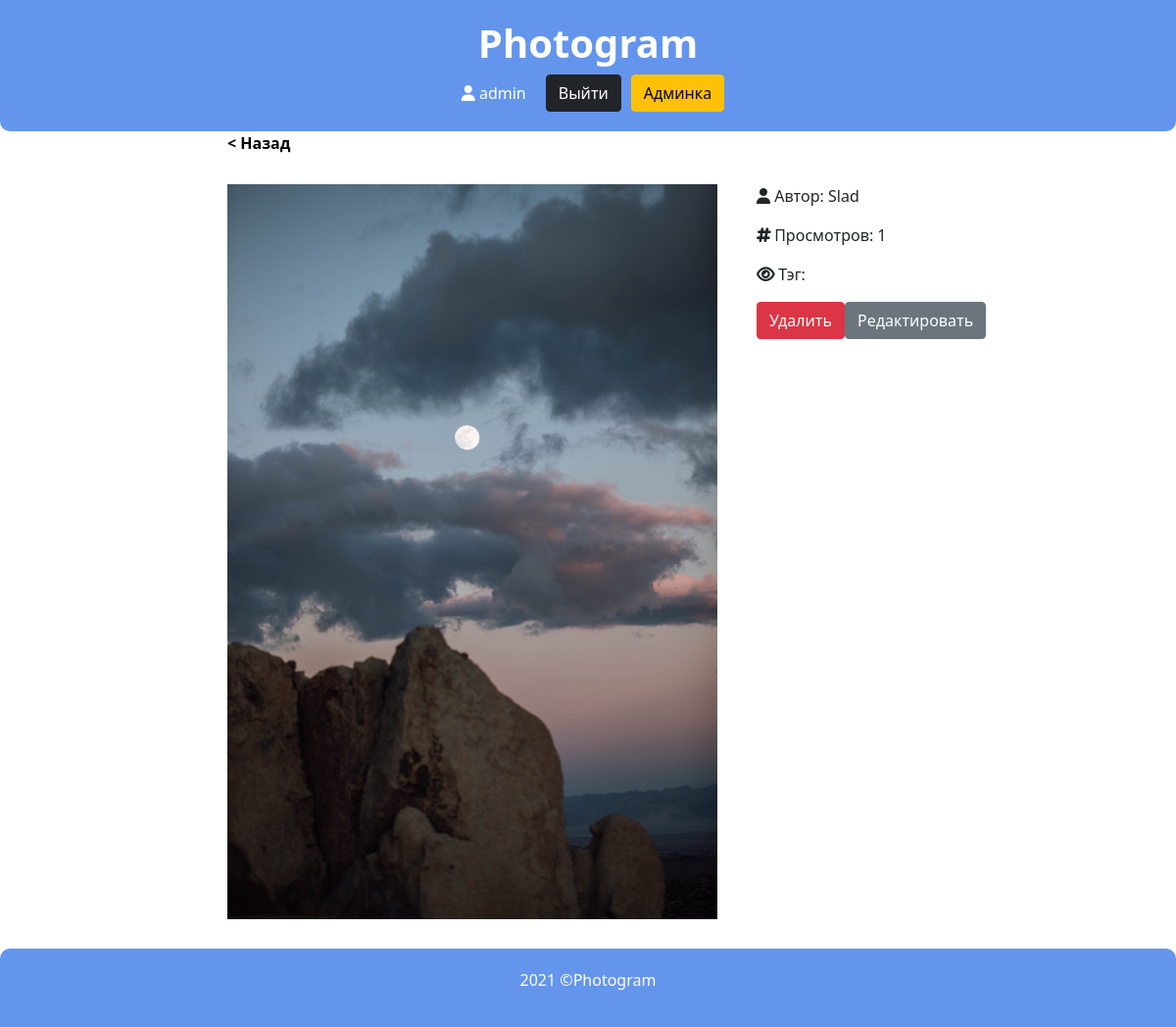
/post/9/ (signed in), run on the app's committed database.
### posts/models.py (models this page shows, shortened)
class Post(models.Model):
    objects = ImageQuerySet.as_manager()
    author = models.ForeignKey(User,
                               null=True,
                               on_delete=models.CASCADE,
                               verbose_name='Пользователь')
    image = models.ImageField(upload_to='images/', verbose_name='Изображение')
    view_count = models.IntegerField(default=0, verbose_name='Кол-во просмотров')
    tag = models.CharField(max_length=30, choices=TAG_CHOICES, blank=True, verbose_name='Тэг')

### posts/views.py (the view)
# urls.py: path('post/<int:pk>/', views.PostDetailView.as_view(), name='post_detail'),
class PostDetailView(LoginRequiredMixin, DetailView):
    model = Post
    template_name = 'posts/post_detail.html'
    def get_object(self):
        post = super().get_object()
        post.view_count += 1
        post.save()
        self.view_count = post.view_count
        return post
    def get_context_data(self, **kwargs):
        context = super().get_context_data(**kwargs)
        context['view_count'] = self.view_count
        return context

### templates/posts/post_detail.html (shortened to what this page needs)
{% extends 'base.html' %}
{% block content %}
<div class="container">
    <div class="row">
        <div class="col-lg-8 offset-lg-2">
            <a class="back-href" href="{% url 'posts' %}">< Назад</a>
            <div class="image-detail-wrapper">
                <img class="post-detail-image" src="{{ post.image.url}}" alt="{{ post.author }}" width="500px">
                <div class="post-detail-info">
                    <p><i class="fas fa-user"></i> Автор: {{ post.author }}</p>
                    <p><i class="fas fa-hashtag"></i> Просмотров: {{ post.view_count }}</p>
                    <p><i class="fas fa-eye"></i> Тэг: {{ post.get_tag_display }}</p>
                    <div class="post-buttons">
                        {% if user == post.author or user.is_staff %}
                        <form action="{% url 'post_delete' pk=post.pk %}" method="POST">
                            <button class="btn btn-danger" type="submit">Удалить</button>
                        </form>
                        {% endif %}
                        {% if user.is_staff %}
                          <form action="{% url 'post_update' pk=post.pk %}" method="POST">
                            <button class="btn btn-secondary" type="submit">Редактировать</button>
                          </form>
                        {% endif %}
                      </div>
                </div>
            </div>
        </div>
    </div>
</div>
{% endblock %}

### templates/base.html (shortened to what this page needs)
<!DOCTYPE html>
<html>
<head>
  {% load static %}
  <link href="https://cdn.jsdelivr.net/npm/bootstrap@5.0.1/dist/css/bootstrap.min.css"
        rel="stylesheet"
>
  <link rel="stylesheet" href="{% static 'css/style.css' %}">
</head>
<body class="d-flex flex-column min-vh-100">
  <header class="header ">
    <div class="container">
      <div class="row">
        <div class="col-lg-12">
          <a href="{% url 'posts' %}">
            <h1 class="logo">Photogram</h1>
          </a>
          <div class="nav-menu">
            {% if user.is_authenticated %}
              <p class="nav-item"><i class="fas fa-user"></i> {{ user.username }}</p>
              <a href="{% url 'logout' %}">
                <input type="submit" value="Выйти" class="btn btn-dark nav-item">
              </a>
            {% if user.is_staff %}
              <a href="{% url 'user_list' %}">
                <input type="submit" value="Админка" class="btn btn-warning">
              </a>
            {% endif %}
            {% else %}
              <a href="{% url 'login' %}">
                <input type="submit" class="btn btn-dark" value="Войти">
              </a>
                <a href="{% url 'signup' %}"><input type="submit" class="btn btn-dark" value="Регистрация">
              </a>
            {% endif %}
          </div>
        </div>
      </div>
    </div>
  </header>
  <main class="wrapper flex-grow-1">
    {% block content %}
    {% endblock %}
  </main>
  <footer class="blue navbar-fixed-bottom row-fluid">
    <div class="navbar-inner">
      <div class="container">
        <p>2021 ©Photogram</p>
      </div>
    </div>
  </footer>
</body>
</html>

### posts/static/css/style.css (style rules this page uses)
.blue { background-color: cornflowerblue }
i { font-family: fontawesome !important; }
a, a:hover { text-decoration: none; }
.header { padding: 20px 0; background-color: cornflowerblue; color: #fff; text-align: center; border-radius: 0 0 10px 10px; }
.logo, .logo:hover { font-weight: bold; color: #fff; }
.nav-menu { display: flex; justify-content: center; align-items: center; }
.nav-item { margin: 0 10px; color:#fff; }
footer { text-align: center; color: #fff; padding: 20px; border-radius: 10px 10px 0 0; }
.post-info, .post-buttons { display: flex; flex-direction: row; margin-top: 10px; }
.back-href, .back-href:hover { color: #000; font-weight: bold; }
.image-detail-wrapper { margin: 30px 0; display: flex; justify-content: flex-start; }
.post-detail-info { margin-left: 40px; }

### data on the page
Post: image (picture), author "Slad", view_count "1"

### other printed values
{{ user.username }} "admin"
